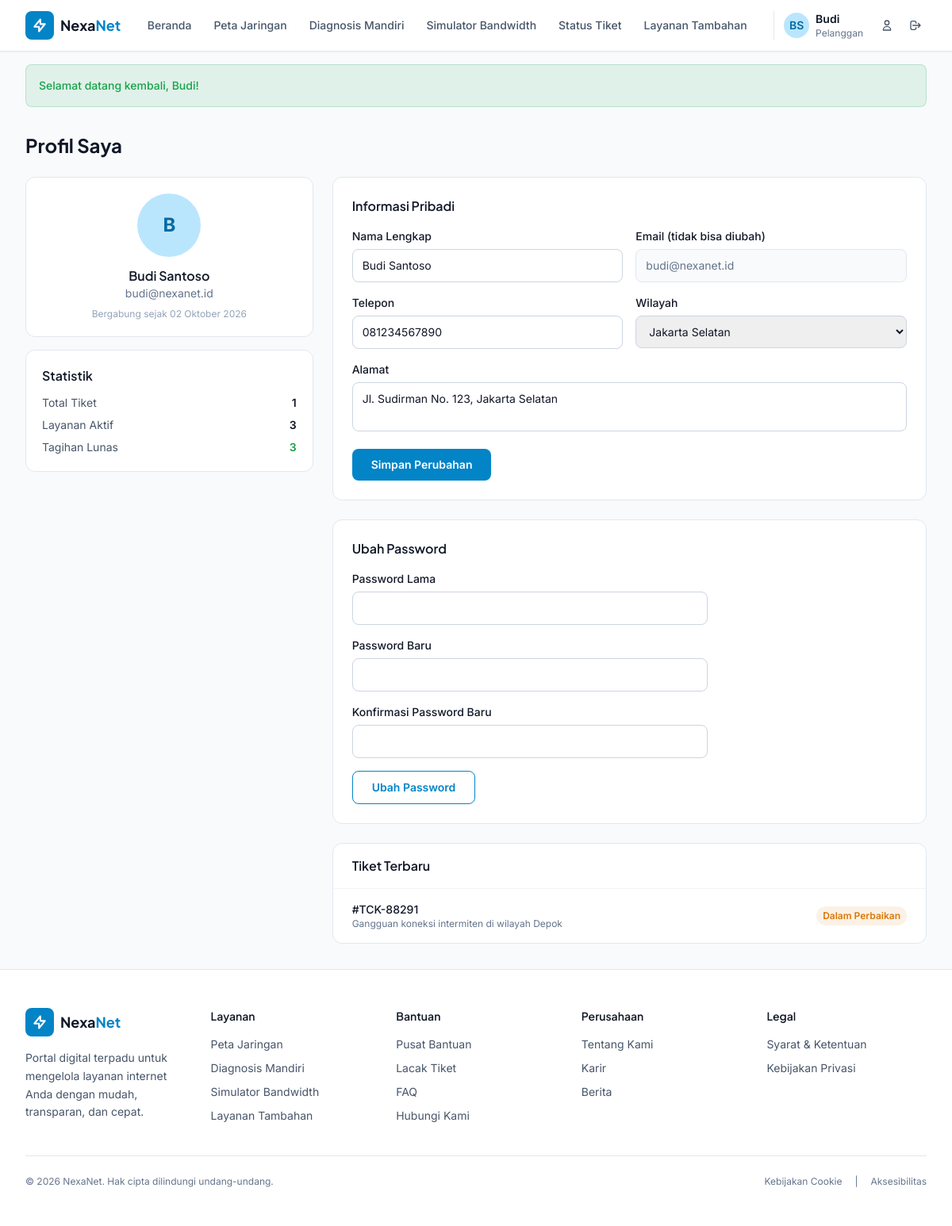
The page /profil.php (signed in) on the database its author committed.
### tables this page shows
CREATE TABLE users (
    id INT PRIMARY KEY AUTO_INCREMENT,
    nama VARCHAR(100) NOT NULL,
    email VARCHAR(100) UNIQUE NOT NULL,
    password VARCHAR(255) NOT NULL,
    telepon VARCHAR(20),
    alamat TEXT,
    wilayah_id INT,
    role ENUM('user','admin') DEFAULT 'user',
    avatar VARCHAR(255),
    created_at TIMESTAMP DEFAULT CURRENT_TIMESTAMP,
    last_login TIMESTAMP NULL,
    INDEX idx_email (email),
    INDEX idx_wilayah (wilayah_id)
);

CREATE TABLE regions (
    id INT PRIMARY KEY AUTO_INCREMENT,
    kota VARCHAR(100) NOT NULL,
    status ENUM('Normal','Pemeliharaan','Gangguan') DEFAULT 'Normal',
    latensi VARCHAR(20),
    pengguna INT DEFAULT 0,
    estimasi_perbaikan VARCHAR(100),
    uptime VARCHAR(10),
    paket VARCHAR(50),
    updated_at TIMESTAMP DEFAULT CURRENT_TIMESTAMP ON UPDATE CURRENT_TIMESTAMP,
    INDEX idx_status (status)
);

CREATE TABLE tickets (
    id INT PRIMARY KEY AUTO_INCREMENT,
    kode_tiket VARCHAR(20) UNIQUE NOT NULL,
    user_id INT NOT NULL,
    judul VARCHAR(255) NOT NULL,
    kategori VARCHAR(100),
    prioritas ENUM('Rendah','Sedang','Tinggi') DEFAULT 'Sedang',
    status ENUM('Baru','Dalam Perbaikan','Selesai','Dibatalkan') DEFAULT 'Baru',
    progress INT DEFAULT 0,
    deskripsi TEXT,
    teknisi_id INT,
    eta_tiba VARCHAR(100),
    tanggal_lapor TIMESTAMP DEFAULT CURRENT_TIMESTAMP,
    FOREIGN KEY (user_id) REFERENCES users(id) ON DELETE CASCADE,
    FOREIGN KEY (teknisi_id) REFERENCES technicians(id),
    INDEX idx_user (user_id),
    INDEX idx_kode (kode_tiket),
    INDEX idx_status (status)
);

### config/session.php (called while the page is built, shortened)
<?php
function isLoggedIn() {
    return isset($_SESSION['user_id']);
}
function getCurrentUser($pdo) {
    $stmt = $pdo->prepare("SELECT id, nama, email, telepon, alamat, wilayah_id, role, created_at, last_login FROM users WHERE id = ?");
    $stmt->execute([$_SESSION['user_id']]);
    return $stmt->fetch();
}
?>

### profil.php (the view, shortened to what this page needs)
<?php
require_once 'config/functions.php';
require_once 'config/session.php';
$user = getCurrentUser($pdo);
$regions = getRegions($pdo);
$myTickets = getUserTickets($pdo, $user['id'], 5);
$myBilling = getBillingHistory($pdo, $user['id']);
$myAddons = getUserAddons($pdo, $user['id']);
include 'includes/header.php';
include 'includes/navbar.php';
?>
<main class="flex-1">
    <div class="max-w-container mx-auto px-4 sm:px-6 lg:px-8 py-8">
        <h1 class="font-display font-bold text-2xl text-ink mb-6">Profil Saya</h1>
        <div class="grid lg:grid-cols-3 gap-6">
            <aside class="space-y-4">
                <div class="bg-white rounded-xl border border-slate-200 p-5 text-center">
                    <div class="w-20 h-20 rounded-full bg-brand-100 text-brand-700 flex items-center justify-center font-bold text-2xl mx-auto mb-3"><?php echo strtoupper(substr($user['nama'], 0, 1)); ?></div>
                    <h2 class="font-display font-semibold text-ink"><?php echo htmlspecialchars($user['nama']); ?></h2>
                    <p class="text-sm text-slate-500"><?php echo htmlspecialchars($user['email']); ?></p>
                    <p class="text-xs text-slate-400 mt-2">Bergabung sejak <?php echo formatDate($user['created_at']); ?></p>
                </div>
                <div class="bg-white rounded-xl border border-slate-200 p-5">
                    <h3 class="font-display font-semibold text-ink mb-3">Statistik</h3>
                    <div class="space-y-2 text-sm">
                        <div class="flex justify-between"><span class="text-slate-600">Total Tiket</span><span class="font-semibold text-ink"><?php echo count($myTickets); ?></span></div>
                        <div class="flex justify-between"><span class="text-slate-600">Layanan Aktif</span><span class="font-semibold text-ink"><?php echo count($myAddons); ?></span></div>
                        <div class="flex justify-between"><span class="text-slate-600">Tagihan Lunas</span><span class="font-semibold text-status-normal"><?php echo count(array_filter($myBilling, fn($b) => $b['status'] === 'Lunas')); ?></span></div>
                    </div>
                </div>
            </aside>
            <div class="lg:col-span-2 space-y-6">
                <div class="bg-white rounded-xl border border-slate-200 p-6">
                    <h3 class="font-display font-semibold text-ink mb-4">Informasi Pribadi</h3>
                    <form method="POST" class="space-y-4">
                        <div class="grid sm:grid-cols-2 gap-4">
                            <div><label class="text-sm font-medium text-ink mb-1.5 block">Nama Lengkap</label><input type="text" name="nama" value="<?php echo htmlspecialchars($user['nama']); ?>" required class="w-full px-3 py-2.5 rounded-lg border border-slate-300 text-sm focus:border-brand-500 focus:ring-2 focus:ring-brand-100 outline-none"></div>
                            <div><label class="text-sm font-medium text-ink mb-1.5 block">Email (tidak bisa diubah)</label><input type="email" value="<?php echo htmlspecialchars($user['email']); ?>" disabled class="w-full px-3 py-2.5 rounded-lg border border-slate-200 bg-slate-50 text-sm text-slate-500"></div>
                            <div><label class="text-sm font-medium text-ink mb-1.5 block">Telepon</label><input type="tel" name="telepon" value="<?php echo htmlspecialchars($user['telepon'] ?? ''); ?>" class="w-full px-3 py-2.5 rounded-lg border border-slate-300 text-sm focus:border-brand-500 focus:ring-2 focus:ring-brand-100 outline-none"></div>
                            <div><label class="text-sm font-medium text-ink mb-1.5 block">Wilayah</label><select name="wilayah_id" required class="w-full px-3 py-2.5 rounded-lg border border-slate-300 text-sm focus:border-brand-500 focus:ring-2 focus:ring-brand-100 outline-none"><?php foreach ($regions as $r): ?><option value="<?php echo $r['id']; ?>" <?php echo $r['id'] == $user['wilayah_id'] ? 'selected' : ''; ?>><?php echo htmlspecialchars($r['kota']); ?></option><?php endforeach; ?></select></div>
                        </div>
                        <div><label class="text-sm font-medium text-ink mb-1.5 block">Alamat</label><textarea name="alamat" rows="2" class="w-full px-3 py-2.5 rounded-lg border border-slate-300 text-sm focus:border-brand-500 focus:ring-2 focus:ring-brand-100 outline-none resize-none"><?php echo htmlspecialchars($user['alamat'] ?? ''); ?></textarea></div>
                        <button type="submit" name="update_profile" class="px-6 py-2.5 bg-brand-600 hover:bg-brand-700 text-white font-semibold text-sm rounded-lg transition-colors">Simpan Perubahan</button>
                    </form>
                </div>
                <div class="bg-white rounded-xl border border-slate-200 p-6">
                    <h3 class="font-display font-semibold text-ink mb-4">Ubah Password</h3>
                    <form method="POST" class="space-y-4 max-w-md">
                        <div><label class="text-sm font-medium text-ink mb-1.5 block">Password Lama</label><input type="password" name="old_password" required class="w-full px-3 py-2.5 rounded-lg border border-slate-300 text-sm focus:border-brand-500 focus:ring-2 focus:ring-brand-100 outline-none"></div>
                        <div><label class="text-sm font-medium text-ink mb-1.5 block">Password Baru</label><input type="password" name="new_password" required minlength="6" class="w-full px-3 py-2.5 rounded-lg border border-slate-300 text-sm focus:border-brand-500 focus:ring-2 focus:ring-brand-100 outline-none"></div>
                        <div><label class="text-sm font-medium text-ink mb-1.5 block">Konfirmasi Password Baru</label><input type="password" name="new_password2" required minlength="6" class="w-full px-3 py-2.5 rounded-lg border border-slate-300 text-sm focus:border-brand-500 focus:ring-2 focus:ring-brand-100 outline-none"></div>
                        <button type="submit" name="change_password" class="px-6 py-2.5 border border-brand-600 text-brand-600 hover:bg-brand-50 font-semibold text-sm rounded-lg transition-colors">Ubah Password</button>
                    </form>
                </div>
                <div class="bg-white rounded-xl border border-slate-200 overflow-hidden">
                    <div class="px-6 py-4 border-b border-slate-100"><h3 class="font-display font-semibold text-ink">Tiket Terbaru</h3></div>
                    <div class="divide-y divide-slate-100">
                        <?php if (empty($myTickets)): ?>
                        <div class="p-6 text-center text-sm text-slate-500">Belum ada tiket</div>
                        <?php else: foreach ($myTickets as $t): ?>
                        <a href="detail-tiket.php?kode=<?php echo urlencode($t['kode_tiket']); ?>" class="px-6 py-4 flex items-center justify-between hover:bg-slate-50">
                            <div><div class="font-medium text-ink text-sm">#<?php echo $t['kode_tiket']; ?></div><div class="text-xs text-slate-500"><?php echo htmlspecialchars($t['judul']); ?></div></div>
                            <span class="px-2 py-1 rounded-full text-xs font-semibold <?php echo $t['status'] === 'Selesai' ? 'bg-status-normal/10 text-status-normal' : 'bg-status-maintenance/10 text-status-maintenance'; ?>"><?php echo $t['status']; ?></span>
                        </a>
                        <?php endforeach; endif; ?>
                    </div>
                </div>
            </div>
        </div>
</main>
<?php include 'includes/footer.php'; ?>

### includes/navbar.php (shortened to what this page needs)
<?php
$active = basename($_SERVER['PHP_SELF']);
$nav_items = [
    ['file'=>'index.php','label'=>'Beranda'],
    ['file'=>'peta-jaringan.php','label'=>'Peta Jaringan'],
    ['file'=>'diagnosis-mandiri.php','label'=>'Diagnosis Mandiri'],
    ['file'=>'simulator-bandwidth.php','label'=>'Simulator Bandwidth'],
    ['file'=>'status-tiket.php','label'=>'Status Tiket'],
    ['file'=>'layanan-tambahan.php','label'=>'Layanan Tambahan']
];
$user = isLoggedIn() ? getCurrentUser($pdo) : null;
$initials = $user ? strtoupper(substr($user['nama'], 0, 1)) . (strpos($user['nama'], ' ') ? strtoupper(substr(strstr($user['nama'], ' '), 1, 1)) : '') : 'G';
?>
<header class="bg-white border-b border-slate-200 sticky top-0 z-40 shadow-sm">
    <div class="max-w-container mx-auto px-4 sm:px-6 lg:px-8">
        <div class="flex items-center justify-between h-16">
            <a href="index.php" class="flex items-center gap-2 shrink-0">
                <div class="w-9 h-9 rounded-lg bg-brand-600 flex items-center justify-center">
                    <svg class="w-5 h-5 text-white" fill="none" stroke="currentColor" stroke-width="2.5" viewBox="0 0 24 24"><path stroke-linecap="round" stroke-linejoin="round" d="M13 10V3L4 14h7v7l9-11h-7z"/></svg>
                </div>
                <span class="font-display font-bold text-lg text-ink">Nexa<span class="text-brand-600">Net</span></span>
            </a>
            <nav class="hidden lg:flex items-center gap-1">
                <?php foreach ($nav_items as $item):
                    $is_active = ($item['file'] === $active); ?>
                    <a href="<?php echo $item['file']; ?>" class="px-3 py-2 text-sm font-medium rounded-md transition-colors <?php echo $is_active ? 'text-brand-700 bg-brand-50' : 'text-slate-600 hover:text-brand-600 hover:bg-slate-50'; ?>"><?php echo $item['label']; ?></a>
                <?php endforeach; ?>
            </nav>
            <div class="flex items-center gap-3">
                <?php if ($user): ?>
                <div class="hidden sm:flex items-center gap-2 pl-3 border-l border-slate-200">
                    <div class="w-8 h-8 rounded-full bg-brand-100 text-brand-700 flex items-center justify-center font-semibold text-sm"><?php echo $initials; ?></div>
                    <div class="hidden md:block leading-tight">
                        <div class="text-sm font-semibold text-ink"><?php echo htmlspecialchars(explode(' ', $user['nama'])[0]); ?></div>
                        <div class="text-xs text-slate-500">Pelanggan</div>
                    </div>
                    <a href="profil.php" class="ml-2 p-1.5 rounded-md hover:bg-slate-100 text-slate-600" title="Profil">
                        <svg class="w-4 h-4" fill="none" stroke="currentColor" stroke-width="2" viewBox="0 0 24 24"><path stroke-linecap="round" stroke-linejoin="round" d="M16 7a4 4 0 11-8 0 4 4 0 018 0zM12 14a7 7 0 00-7 7h14a7 7 0 00-7-7z"/></svg>
                    </a>
                    <a href="logout.php" class="p-1.5 rounded-md hover:bg-slate-100 text-slate-600" title="Logout">
                        <svg class="w-4 h-4" fill="none" stroke="currentColor" stroke-width="2" viewBox="0 0 24 24"><path stroke-linecap="round" stroke-linejoin="round" d="M17 16l4-4m0 0l-4-4m4 4H7m6 4v1a3 3 0 01-3 3H6a3 3 0 01-3-3V7a3 3 0 013-3h4a3 3 0 013 3v1"/></svg>
                    </a>
                </div>
                <?php endif; ?>
            </div>
        </div>
    </div>
</header>

### assets/css/custom.css (style rules this page uses)
html { scroll-behavior: smooth; }

### rows shown on the page
users: nama "BS", nama "Budi", nama "B", nama "Budi Santoso", email "budi@nexanet.id", created_at "02 Oktober 2026", telepon "081234567890", wilayah_id "Jakarta Selatan", alamat "Jl. Sudirman No. 123, Jakarta Selatan"
tickets: kode_tiket "TCK-88291", judul "Gangguan koneksi intermiten di wilayah Depok", status "Dalam Perbaikan"

### other values the page prints
$item['label'] "Beranda"
$item['label'] "Peta Jaringan"
$item['label'] "Diagnosis Mandiri"
$item['label'] "Simulator Bandwidth"
$item['label'] "Status Tiket"
$item['label'] "Layanan Tambahan"
$flash['message'] "Selamat datang kembali, Budi!"
count($myTickets) "1"
count($myAddons) "3"
count(array_filter($myBilling, fn($b) => $b['status'] === 'Lunas')) "3"
